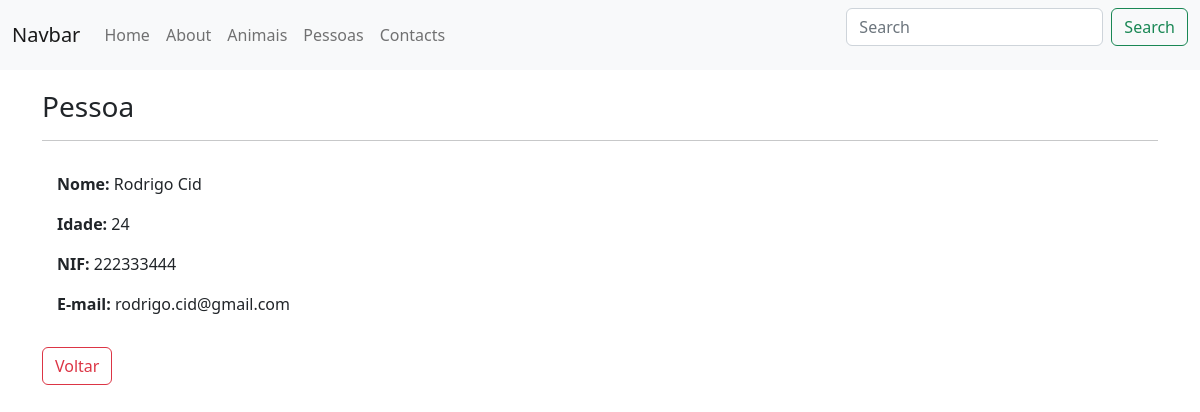
/pessoa/detalhe/1/, run on the app's committed database.
### apps/pessoa/models.py (models this page shows)
class Pessoa(models.Model):
    nome = models.CharField(max_length=50)
    idade = models.IntegerField()
    nif = models.CharField(max_length=9)
    cc = models.CharField(max_length=8)
    email = models.EmailField()

### apps/pessoa/views.py (the view)
# urls.py: path('detalhe/<int:pk>/', PessoaDetailView.as_view(), name='detalhe'),
class PessoaDetailView(DetailView):
    model = Pessoa

### apps/pessoa/templates/pessoa/pessoa_detail.html
{% extends 'base.html' %}
{% block content %}
<div class="content-section">
    <h3>Pessoa</h3>
    <hr>
    <div style="padding:15px;">
        <p><b>Nome: </b>{{ object.nome }}</p>
        <p><b>Idade: </b>{{ object.idade }}</p>
        <p><b>NIF: </b>{{ object.nif }}</p>
        <p><b>E-mail: </b>{{ object.email }}</p>
    </div>
    <a class="btn btn-outline-danger" href="{% url 'pessoa:lista' %}">Voltar</a>
</div>
{% endblock %}

### data on the page
Pessoa: nome "Rodrigo Cid", idade "24", nif "222333444", email "rodrigo.cid@gmail.com"
